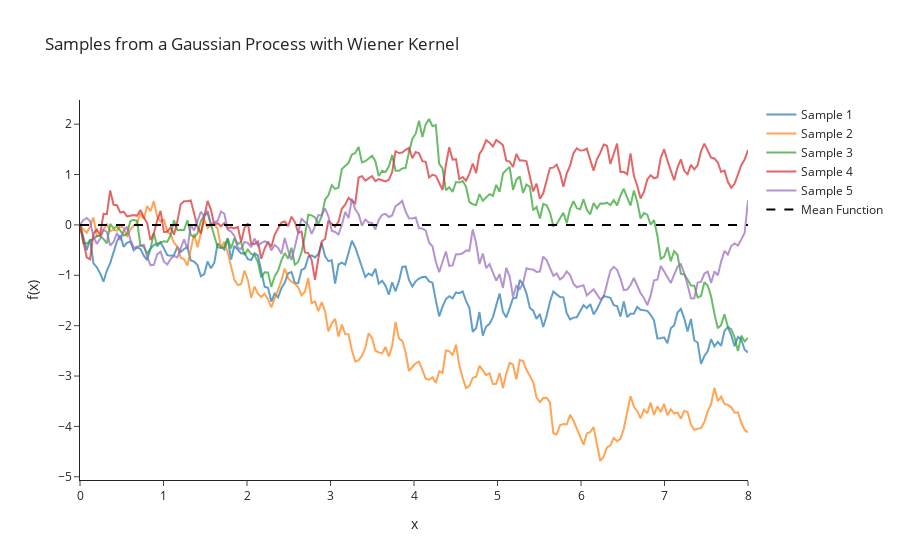

Source (notebook cell):
### Code cell
import plotly.graph_objs as go

fig = go.Figure()

for i in range(num_samples):
    fig.add_trace(
        go.Scatter(
            x=X_test[:, 0],
            y=wiener_samples[i, :],
            mode="lines",
            name=f"Sample {i + 1}",
            opacity=0.7,
        )
    )

# Add the mean function (zero)
fig.add_trace(
    go.Scatter(
        x=X_test[:, 0],
        y=jnp.zeros_like(X_test[:, 0]),
        mode="lines",
        name="Mean Function",
        line=dict(color="black", dash="dash"),
    )
)

fig.update_layout(
    title="Samples from a Gaussian Process with Wiener Kernel",
    xaxis_title="x",
    yaxis_title="f(x)",
    template="simple_white",
)

fig.show()

### Figure 1 — Plotly figure (JSON) as saved in the notebook; plotly's stock layout.template omitted (floating-point values rounded to 4 significant figures; data arrays with more than 128 entries replaced by an {"elided": "..."} marker saying what was removed)
{"data": [{"mode": "lines", "name": "Sample 1", "opacity": 0.7, "type": "scatter", "x": {"elided": "200 float values"}, "y": {"elided": "200 float values"}}, {"mode": "lines", "name": "Sample 2", "opacity": 0.7, "type": "scatter", "x": {"elided": "200 float values"}, "y": {"elided": "200 float values"}}, {"mode": "lines", "name": "Sample 3", "opacity": 0.7, "type": "scatter", "x": {"elided": "200 float values"}, "y": {"elided": "200 float values"}}, {"mode": "lines", "name": "Sample 4", "opacity": 0.7, "type": "scatter", "x": {"elided": "200 float values"}, "y": {"elided": "200 float values"}}, {"mode": "lines", "name": "Sample 5", "opacity": 0.7, "type": "scatter", "x": {"elided": "200 float values"}, "y": {"elided": "200 float values"}}, {"line": {"color": "black", "dash": "dash"}, "mode": "lines", "name": "Mean Function", "type": "scatter", "x": {"elided": "200 float values"}, "y": {"elided": "200 float values"}}], "layout": {"title": {"text": "Samples from a Gaussian Process with Wiener Kernel"}, "xaxis": {"title": {"text": "x"}}, "yaxis": {"title": {"text": "f(x)"}}}}
